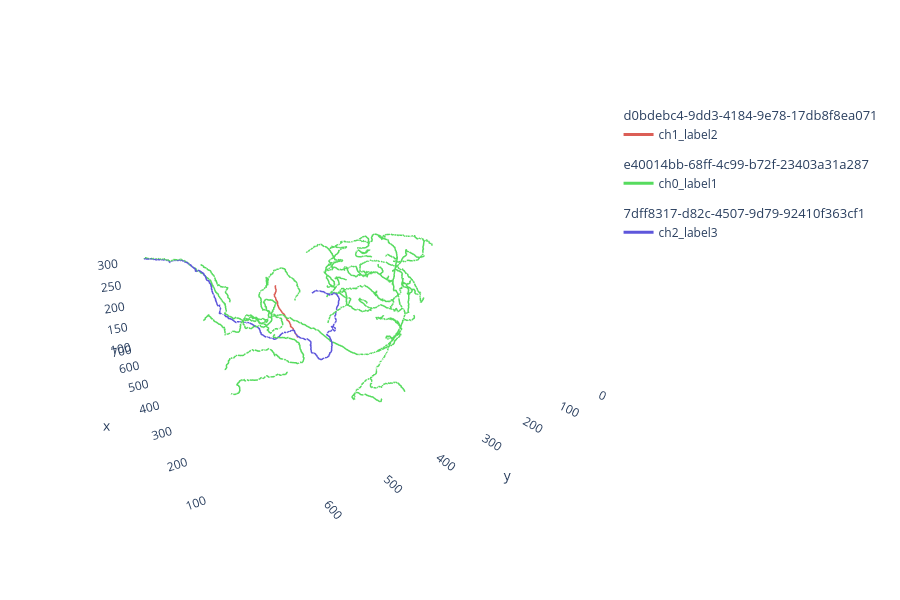

Source (notebook cell):
### Code cell
navis.plot3d(nl)

### Figure 1 — Plotly figure (JSON) as saved in the notebook; plotly's stock layout.template omitted (floating-point values rounded to 4 significant figures; data arrays with more than 128 entries replaced by an {"elided": "..."} marker saying what was removed)
{"data": [{"hoverinfo": "none", "hovertext": " ", "legendgroup": "d0bdebc4-9dd3-4184-9e78-17db8f8ea071", "legendgrouptitle": {"text": "d0bdebc4-9dd3-4184-9e78-17db8f8ea071"}, "line": {"color": "rgb(219,94,86)", "dash": "solid", "width": 3}, "mode": "lines", "name": "ch1_label2", "opacity": 1, "showlegend": true, "type": "scatter3d", "x": {"elided": "137 int values"}, "y": {"elided": "137 int values"}, "z": {"elided": "137 int values"}}, {"hoverinfo": "none", "hovertext": " ", "legendgroup": "e40014bb-68ff-4c99-b72f-23403a31a287", "legendgrouptitle": {"text": "e40014bb-68ff-4c99-b72f-23403a31a287"}, "line": {"color": "rgb(86,219,94)", "dash": "solid", "width": 3}, "mode": "lines", "name": "ch0_label1", "opacity": 1, "showlegend": true, "type": "scatter3d", "x": {"elided": "7723 int values"}, "y": {"elided": "7723 int values"}, "z": {"elided": "7723 int values"}}, {"hoverinfo": "none", "hovertext": " ", "legendgroup": "7dff8317-d82c-4507-9d79-92410f363cf1", "legendgrouptitle": {"text": "7dff8317-d82c-4507-9d79-92410f363cf1"}, "line": {"color": "rgb(94,86,219)", "dash": "solid", "width": 3}, "mode": "lines", "name": "ch2_label3", "opacity": 1, "showlegend": true, "type": "scatter3d", "x": {"elided": "965 int values"}, "y": {"elided": "965 int values"}, "z": {"elided": "965 int values"}}], "layout": {"autosize": true, "height": 600, "legend": {"bgcolor": "rgba(0,0,0,0)", "orientation": "v"}, "paper_bgcolor": "rgba(0,0,0,0)", "plot_bgcolor": "rgba(0,0,0,0)", "scene": {"aspectmode": "data", "aspectratio": {"x": 1, "y": 1, "z": 1}, "camera": {"eye": {"x": -1.743, "y": 1.071, "z": 0.71}, "up": {"x": 0, "y": 0, "z": 1}}, "xaxis": {"backgroundcolor": "rgb(240, 240, 240)", "gridcolor": "rgb(255, 255, 255)", "showbackground": false, "showgrid": false, "showline": false, "zerolinecolor": "rgb(255, 255, 255)"}, "yaxis": {"backgroundcolor": "rgb(240, 240, 240)", "gridcolor": "rgb(255, 255, 255)", "showbackground": false, "showgrid": false, "showline": false, "zerolinecolor": "rgb(255, 255, 255)"}, "zaxis": {"backgroundcolor": "rgb(240, 240, 240)", "gridcolor": "rgb(255, 255, 255)", "showbackground": false, "showgrid": false, "showline": false, "zerolinecolor": "rgb(255, 255, 255)"}}, "showlegend": true}}
